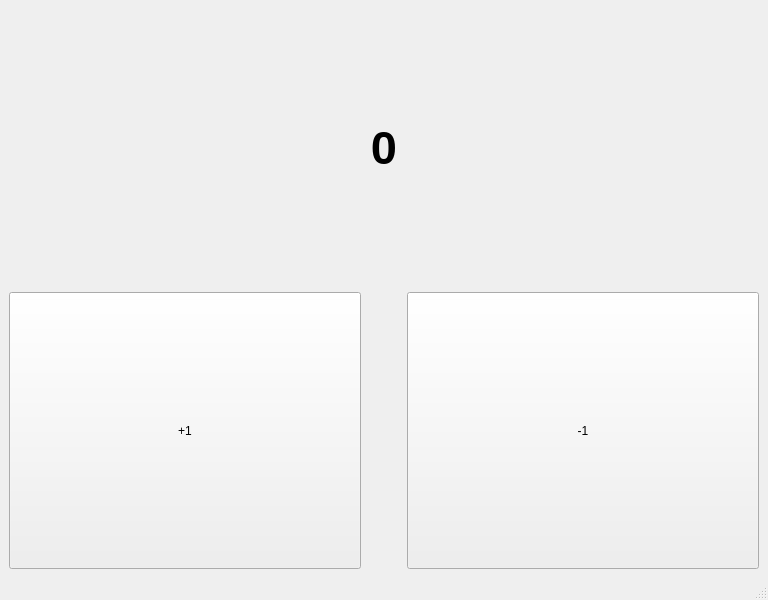
<?xml version="1.0" encoding="UTF-8"?>
<ui version="4.0">
 <class>MainWindow</class>
 <widget class="QMainWindow" name="MainWindow">
  <property name="geometry">
   <rect>
    <x>0</x>
    <y>0</y>
    <width>768</width>
    <height>600</height>
   </rect>
  </property>
  <property name="windowTitle">
   <string>MainWindow</string>
  </property>
  <widget class="QWidget" name="centralwidget">
   <layout class="QVBoxLayout" name="verticalLayout">
    <item>
     <widget class="QLabel" name="label">
      <property name="font">
       <font>
        <pointsize>35</pointsize>
        <weight>75</weight>
        <bold>true</bold>
       </font>
      </property>
      <property name="text">
       <string>0</string>
      </property>
      <property name="alignment">
       <set>Qt::AlignCenter</set>
      </property>
     </widget>
    </item>
    <item>
     <layout class="QGridLayout" name="gridLayout">
      <item row="0" column="0">
       <layout class="QHBoxLayout" name="horizontalLayout" stretch="0,0,0">
        <item>
         <widget class="QPushButton" name="pushButton">
          <property name="sizePolicy">
           <sizepolicy hsizetype="Minimum" vsizetype="Minimum">
            <horstretch>0</horstretch>
            <verstretch>0</verstretch>
           </sizepolicy>
          </property>
          <property name="text">
           <string>+1</string>
          </property>
         </widget>
        </item>
        <item>
         <spacer name="horizontalSpacer">
          <property name="orientation">
           <enum>Qt::Horizontal</enum>
          </property>
          <property name="sizeType">
           <enum>QSizePolicy::Maximum</enum>
          </property>
          <property name="sizeHint" stdset="0">
           <size>
            <width>40</width>
            <height>20</height>
           </size>
          </property>
         </spacer>
        </item>
        <item>
         <widget class="QPushButton" name="pushButton_2">
          <property name="sizePolicy">
           <sizepolicy hsizetype="Minimum" vsizetype="Minimum">
            <horstretch>0</horstretch>
            <verstretch>0</verstretch>
           </sizepolicy>
          </property>
          <property name="text">
           <string>-1</string>
          </property>
         </widget>
        </item>
       </layout>
      </item>
     </layout>
    </item>
   </layout>
  </widget>
  <widget class="QMenuBar" name="menubar">
   <property name="geometry">
    <rect>
     <x>0</x>
     <y>0</y>
     <width>768</width>
     <height>26</height>
    </rect>
   </property>
  </widget>
  <widget class="QStatusBar" name="statusbar"/>
 </widget>
 <resources/>
 <connections/>
</ui>
